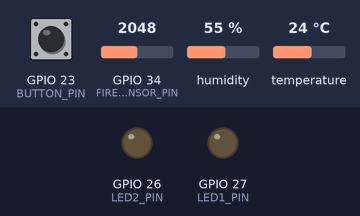
A sketch run on a simulated ESP32. On the bench: output pins drawn as LEDs (lit = HIGH). Dashed ring = blinking. The test bench sets the inputs (shaded band); at power-on: GPIO 34 (FIRE_SENSOR_PIN) = 2048, GPIO 23 (BUTTON_PIN) HIGH, humidity 55 %, temperature 24 °C. WiFi joins after 1.5 s; servers stay silent unless stated; uploads are accepted with an empty reply; random numbers use the default seed unless the sketch sets one; what the sketch prints to the serial monitor is not drawn.

Above: at 2.7 s.
2.8 s: GPIO 34 (FIRE_SENSOR_PIN) set to 1564
6.9 s: GPIO 34 (FIRE_SENSOR_PIN) set to 1447
At 8.02 s:
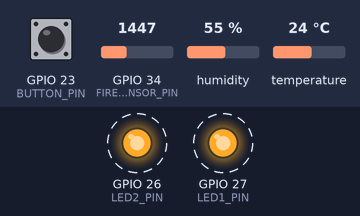
11.0 s: GPIO 34 (FIRE_SENSOR_PIN) set to 1540
15.1 s: GPIO 34 (FIRE_SENSOR_PIN) set to 1460
At 19.4 s:
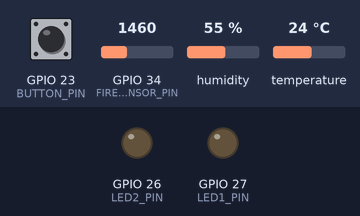
Timing chart, 0 to 20.2 s (numbered marks = the images above; inputs shaded):
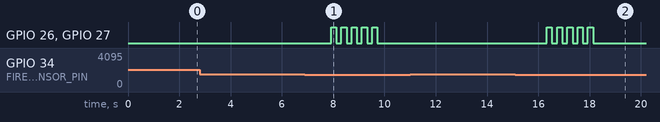

The sketch:

ESP32_Code.ino
```cpp
#include <WiFi.h>
#include <HTTPClient.h>
#include <DHT.h>

#define DHTPIN           4
#define DHTTYPE          DHT22
#define FIRE_SENSOR_PIN  34
#define LED1_PIN         27
#define LED2_PIN         26
#define BUTTON_PIN       23


volatile bool inSpike       = false;
volatile bool modeChanged   = false;
volatile unsigned long lastISRTime = 0;


void IRAM_ATTR handleButton() {
  unsigned long now = millis();
  if (now - lastISRTime > 200) {
    inSpike       = !inSpike;
    modeChanged   = true;
    lastISRTime   = now;
  }
}

const char* ssid       = "Thanh Binh - VNPT";
const char* password   = "22112006";
const char* serverName = "http://192.168.1.10:5000/api/set_status";

DHT    dht(DHTPIN, DHTTYPE);
const int FIRE_THRESHOLD = 1500;

void blinkLEDs(int times, int interval_ms) {
  for (int i = 0; i < times; i++) {
    digitalWrite(LED1_PIN, HIGH);
    digitalWrite(LED2_PIN, HIGH);
    delay(interval_ms);
    digitalWrite(LED1_PIN, LOW);
    digitalWrite(LED2_PIN, LOW);
    delay(interval_ms);
  }
}

void setup() {
  Serial.begin(115200);
  dht.begin();

  pinMode(FIRE_SENSOR_PIN, INPUT);
  pinMode(LED1_PIN, OUTPUT);
  pinMode(LED2_PIN, OUTPUT);
  pinMode(BUTTON_PIN, INPUT_PULLUP);


  attachInterrupt(digitalPinToInterrupt(BUTTON_PIN),
                  handleButton,
                  FALLING);

  digitalWrite(LED1_PIN, LOW);
  digitalWrite(LED2_PIN, LOW);

  randomSeed(analogRead(0));

  // Kết nối WiFi
  WiFi.begin(ssid, password);
  Serial.print("Đang kết nối WiFi");
  while (WiFi.status() != WL_CONNECTED) {
    delay(500);
    Serial.print(".");
  }
  Serial.println("\nĐã kết nối WiFi!");
}

void loop() {

  if (modeChanged) {
    //Serial.printf(">>> MODE: %s\n", inSpike ? "SPIKE" : "NORMAL");
    modeChanged = false;
  }

  // 1) Đọc/gán nhiệt độ & độ ẩm
  float temperature, humidity;
  if (inSpike) {
    temperature = random(700, 801) / 10.0;
    humidity    = random(800, 1001) / 10.0;
  } else {
    temperature = dht.readTemperature();
    humidity    = dht.readHumidity();
    if (isnan(temperature) || isnan(humidity)) {
      Serial.println("Lỗi đọc DHT22!");
      return;
    }
  }

  // 2) Đọc cảm biến lửa
  int fireRaw       = analogRead(FIRE_SENSOR_PIN);
  bool fireDetected = (fireRaw < FIRE_THRESHOLD);

  // 3) In kết quả
  Serial.printf("Nhiệt độ: %.1f °C | Độ ẩm: %.1f %% | Lửa: %d (%s)\n",
                temperature, humidity, fireRaw,
                fireDetected ? "Có" : "Không");

  // 4) Nháy LED nếu vượt ngưỡng
  if (temperature > 40.0 || fireDetected) {
    blinkLEDs(5, 200);
  }

  // 5) Gửi HTTP POST
  if (WiFi.status() == WL_CONNECTED) {
    HTTPClient http;
    http.begin(serverName);
    http.addHeader("Content-Type", "application/json");

    String payload = String("{") +
      "\"temperature\":" + String(temperature,1) + "," +
      "\"humidity\":"    + String(humidity,1)    + "," +
      "\"fireRaw\":"     + String(fireRaw)       + "," +
      "\"intrusion\":\"Bình thường\"," +
      "\"source\":\"esp\"" +
    "}";

    int code = http.POST(payload);
    Serial.printf("Gửi dữ liệu... HTTP code: %d | IP: %s\n",
                  code, WiFi.localIP().toString().c_str());
    http.end();
  } else {
    Serial.println("Mất kết nối WiFi!");
  }

  // Delay 3s giữa các lần gửi
  delay(3000);
}
```

Measured:
- the behaviour switches between 1500 and 1499 on GPIO 34 (FIRE_SENSOR_PIN) (found by bisection; images 0 and 1)
- after the input at 2.8 s, every drawn part: stays the same
- after the input at 6.9 s, GPIO 26 (LED2_PIN), GPIO 27 (LED1_PIN): alternates HIGH for 0.20 s and LOW for 0.20 s, 10 changes in all, then stays LOW, starting after 1.0 s
- after the input at 11.0 s, every drawn part: stays the same
- after the input at 15.1 s, GPIO 26 (LED2_PIN), GPIO 27 (LED1_PIN): alternates HIGH for 0.20 s and LOW for 0.20 s, 10 changes in all, then stays LOW, starting after 1.2 s
